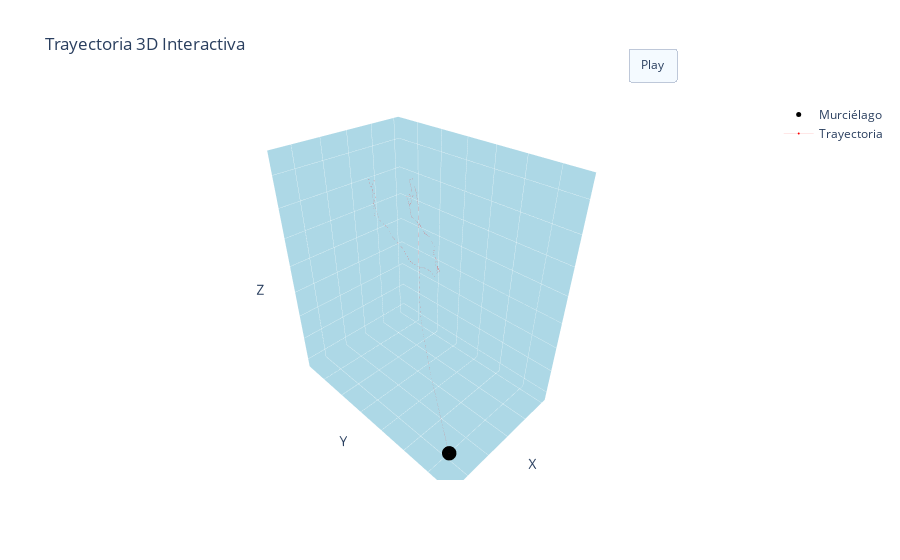

The code cell stored with this chart in its notebook:
### Code cell
# Crear el gráfico 3D interactivo
fig = go.Figure(
    data=[
        go.Scatter3d(),
        go.Scatter3d(),
        go.Scatter3d(),
        go.Scatter3d(),
        go.Scatter3d(),
        go.Scatter3d(),
        go.Scatter3d(),
        go.Scatter3d(),
        go.Scatter3d(),
        go.Scatter3d(),
        go.Scatter3d(),
        go.Scatter3d(
            x=[bat['x'].iloc[0]],
            y=[bat['y'].iloc[0]],
            z=[bat['z'].iloc[0]],
            mode='markers',
            marker=dict(size=5, color='black'), 
            name='Murciélago'
        ),
        go.Scatter3d(
            x=bat['x'][:-1],
            y=bat['y'][:-1],
            z=bat['z'][:-1],
            mode='lines+markers',
            marker=dict(size=0.1, color='red'),
            line=dict(width=0.1),
            name='Trayectoria'
        )
    ]
)


# Agrego los frames
bef = [go.Frame(
    data=[
        go.Scatter3d(
            x=bat_bef['x'][:k+1],
            y=bat_bef['y'][:k+1],
            z=bat_bef['z'][:k+1],
            mode='lines+markers',
            marker=dict(size=[0] * (k - 1) + [5], color='black'),
            line=dict(width=4, color='black'),
            name = 'Aproximación'
        )
    ] + [
        go.Scatter3d(
            x=flower_bef['x'][:k+1],
            y=flower_bef['y'][:k+1],
            z=flower_bef['z'][:k+1],
            mode='lines+markers',
            marker=dict(size=[0] * (k - 1) + [5], color='red'),
            line=dict(width=4, color='red'),
            name = 'Flor'
        )
    ]
) for k in range(len(bat_bef))]

fee = [go.Frame(
    data=[
        go.Scatter3d(
            x=bat_fee['x'][:k+1],
            y=bat_fee['y'][:k+1],
            z=bat_fee['z'][:k+1],
            mode='lines+markers',
            marker=dict(size=[0] * (k - 1) + [5], color='blue'),
            line=dict(width=4, color='blue'),
            name = 'Alimentación'
        )
    ] + [
        go.Scatter3d(
            x=flower_bef['x'],
            y=flower_bef['y'],
            z=flower_bef['z'],
            mode='lines',
            line=dict(width=4, color='black'),
            name = 'Flor'
        )
    ] + [
        go.Scatter3d(
            x=bat_bef['x'],
            y=bat_bef['y'],
            z=bat_bef['z'],
            mode='lines',
            line=dict(width=4, color='black'),
            name = 'Aproximación'
        )
    ] + [
        go.Scatter3d(
            x=[flower_bef['x'].iloc[-1]],
            y=[flower_bef['y'].iloc[-1]],
            z=[flower_bef['z'].iloc[-1]],
            mode='markers',
            marker=dict(size=5, color='red'), 
            name='Flor'
        )
    ] + [
        go.Scatter3d(
            x=[bat_bef['x'].iloc[-1]],
            y=[bat_bef['y'].iloc[-1]],
            z=[bat_bef['z'].iloc[-1]],
            mode='markers',
            marker=dict(size=5, color='black'), 
            name='Murciélago'
        )
    ]
) for k in range(len(bat_fee))]

aft = [go.Frame(
    data=[
        go.Scatter3d(
            x=bat_aft['x'][:k+1],
            y=bat_aft['y'][:k+1],
            z=bat_aft['z'][:k+1],
            mode='lines+markers',
            marker=dict(size=[0] * (k - 1) + [5], color='black'),
            line=dict(width=4, color='black'),
            name = 'Alejamiento'
        )
    ] + [
        go.Scatter3d(
            x=flower_aft['x'][:k+1],
            y=flower_aft['y'][:k+1],
            z=flower_aft['z'][:k+1],
            mode='lines+markers',
            marker=dict(size=[0] * (k - 1) + [5], color='red'),
            line=dict(width=4, color='red'),
            name = 'Flor'
        )
    ] + [
        go.Scatter3d(
            x=[bat_fee['x'].iloc[-1]],
            y=[bat_fee['y'].iloc[-1]],
            z=[bat_fee['z'].iloc[-1]],
            mode='markers',
            marker=dict(size=5, color='black'), 
            name='Murciélago'
        )
    ] + [
        go.Scatter3d(
            x=bat_fee['x'],
            y=bat_fee['y'],
            z=bat_fee['z'],
            mode='lines',
            line=dict(width=4, color='blue'),
            name = 'Aliemntación'
        )
    ] + [
        go.Scatter3d(
            x=flower_bef['x'],
            y=flower_bef['y'],
            z=flower_bef['z'],
            mode='lines',
            line=dict(width=4, color='red'),
            name = 'Flor'
        )
    ] + [
        go.Scatter3d(
            x=bat_bef['x'],
            y=bat_bef['y'],
            z=bat_bef['z'],
            mode='lines',
            line=dict(width=4, color='black'),
            name = 'Aproximación'
        )
    ] + [
        go.Scatter3d(
            x=[flower_bef['x'].iloc[-1]],
            y=[flower_bef['y'].iloc[-1]],
            z=[flower_bef['z'].iloc[-1]],
            mode='markers',
            marker=dict(size=5, color='red'), 
            name='Flor'
        )
    ] + [
        go.Scatter3d(
            x=[bat_bef['x'].iloc[-1]],
            y=[bat_bef['y'].iloc[-1]],
            z=[bat_bef['z'].iloc[-1]],
            mode='markers',
            marker=dict(size=5, color='black'), 
            name='Murciélago'
        )
    ]
) for k in range(len(bat_aft))]

fig.frames = bef + fee + aft


# Configurar el diseño del gráfico
fig.update_layout(
    scene=dict(
        xaxis_title='X',
        yaxis_title='Y',
        zaxis_title='Z',
        xaxis=dict(showticklabels=False, tickmode="linear", dtick=100, range=[min(data['x']) - 30, max(data['x']) + 30], backgroundcolor="lightblue", gridwidth=0.5),
        yaxis=dict(showticklabels=False, tickmode="linear", dtick=100, range=[min(data['y']) - 30, max(data['y']) + 30], backgroundcolor="lightblue", gridwidth=0.5),
        zaxis=dict(showticklabels=False, tickmode="linear", dtick=100,  range=[min(data['z']) - 30, max(data['z']) + 30], backgroundcolor="lightblue", gridwidth=0.5)
    ),
    title='Trayectoria 3D Interactiva',
    updatemenus=[dict(
            type="buttons", 
            y=1.05, x=0.8, xanchor='left', yanchor='bottom',
            buttons=[
                dict(
                    label='Play', method='animate',
                    args=[None, dict(frame=dict(duration=200, redraw=True))]
                )
            ]
    )],
)


# Mostrar el gráfico
fig.show()

### Figure 1 — Plotly figure (JSON) as saved in the notebook; plotly's stock layout.template omitted (floating-point values rounded to 4 significant figures)
{"data": [{"type": "scatter3d"}, {"type": "scatter3d"}, {"type": "scatter3d"}, {"type": "scatter3d"}, {"type": "scatter3d"}, {"type": "scatter3d"}, {"type": "scatter3d"}, {"type": "scatter3d"}, {"type": "scatter3d"}, {"type": "scatter3d"}, {"type": "scatter3d"}, {"marker": {"color": "black", "size": 5}, "mode": "markers", "name": "Murciélago", "type": "scatter3d", "x": [408], "y": [313], "z": [111]}, {"line": {"width": 0.1}, "marker": {"color": "red", "size": 0.1}, "mode": "lines+markers", "name": "Trayectoria", "type": "scatter3d", "x": [408, 369, 340, 305, 270, 258, 263, 269, 267, 269, 268, 264, 264, 265, 264, 257, 252, 247, 245, 240, 238, 235, 235, 232, 230, 229, 227, 226, 223, 224, 224, 220, 221, 220, 222, 222, 222, 226, 230, 233, 240, 252, 254, 260, 268, 279, 283, 288, 293, 295, 296, 294, 283, 283, 293, 293], "y": [313, 244, 194, 159, 125, 109, 107, 106, 109, 107, 110, 101, 109, 107, 95, 92, 93, 106, 115, 124, 127, 128, 128, 124, 121, 126, 128, 127, 122, 122, 126, 126, 123, 122, 127, 130, 129, 129, 129, 137, 134, 135, 124, 116, 105, 97, 81, 73, 61, 52, 59, 41, 43, 36, 49, 49], "z": [111, 182, 257, 317, 394, 408, 428, 427, 412, 404, 391, 383, 401, 400, 395, 384, 356, 346, 332, 326, 315, 308, 301, 298, 293, 283, 277, 274, 271, 264, 264, 256, 259, 260, 258, 255, 255, 261, 259, 263, 255, 271, 273, 274, 282, 310, 324, 342, 352, 379, 391, 415, 411, 399, 377.5, 356]}], "layout": {"scene": {"xaxis": {"backgroundcolor": "lightblue", "dtick": 50, "gridwidth": 0.5, "range": [190, 438], "showticklabels": false, "tickmode": "linear", "title": {"text": "X"}}, "yaxis": {"backgroundcolor": "lightblue", "dtick": 50, "gridwidth": 0.5, "range": [6, 343], "showticklabels": false, "tickmode": "linear", "title": {"text": "Y"}}, "zaxis": {"backgroundcolor": "lightblue", "dtick": 50, "gridwidth": 0.5, "range": [81, 485], "showticklabels": false, "tickmode": "linear", "title": {"text": "Z"}}}, "title": {"text": "Trayectoria 3D Interactiva"}, "updatemenus": [{"buttons": [{"args": [null, {"frame": {"duration": 200, "redraw": true}}], "label": "Play", "method": "animate"}], "type": "buttons", "x": 0.8, "xanchor": "left", "y": 1.05, "yanchor": "bottom"}]}}
